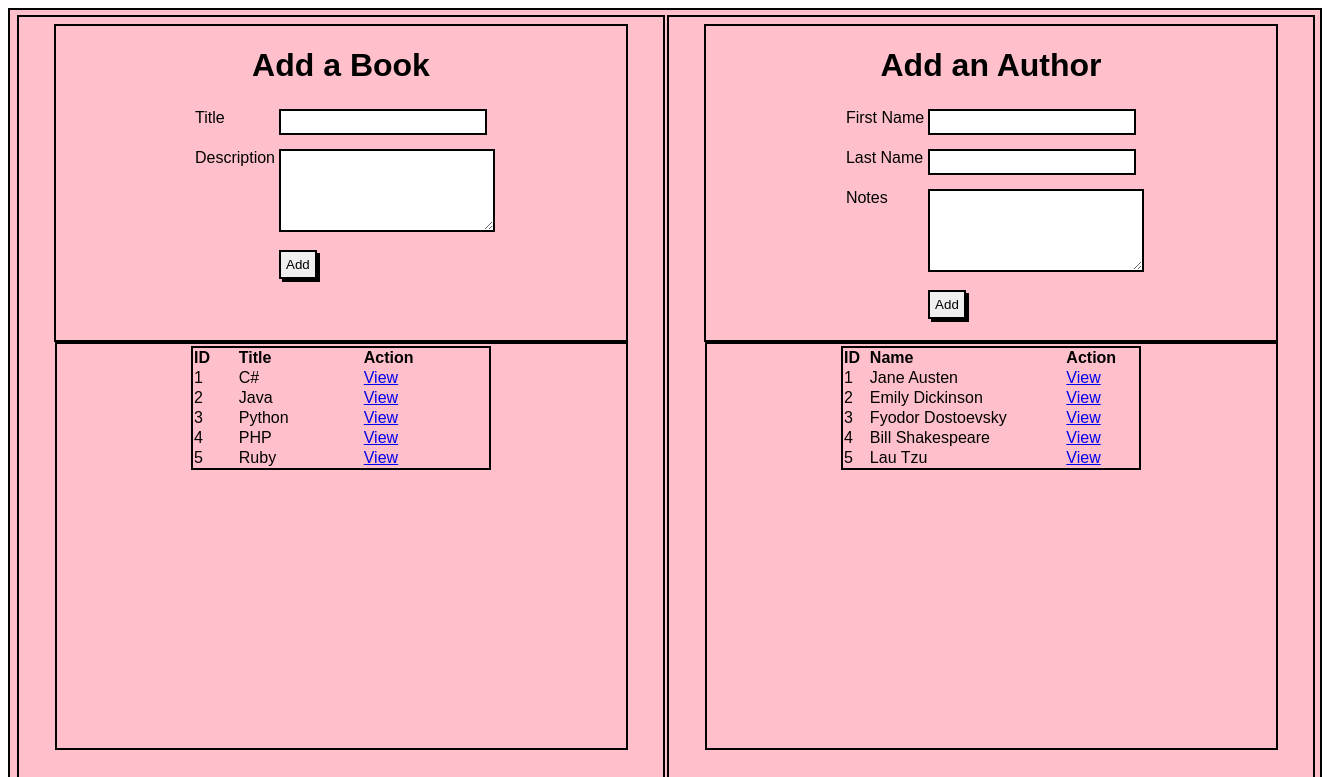
Before: / with the older database file.
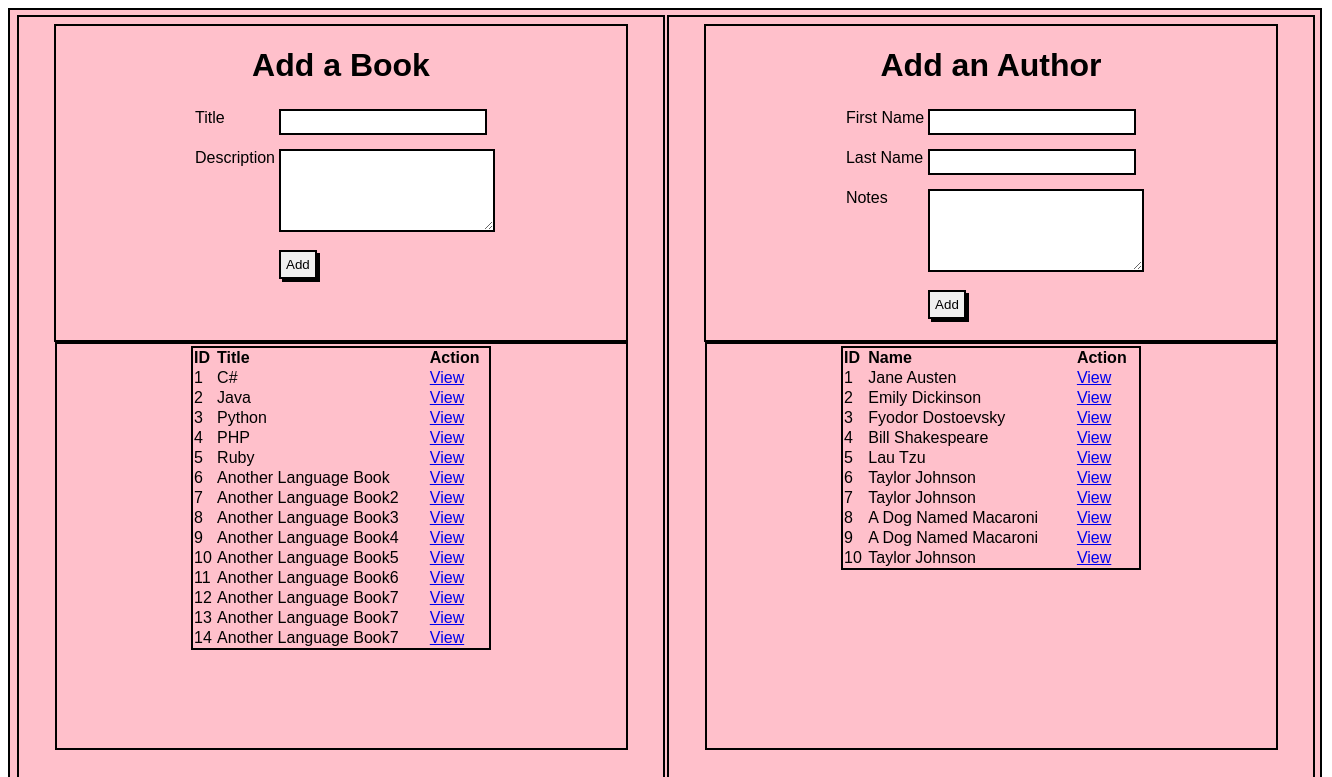
After: the same page with the newer database file.
### main_app/models.py (models this page shows, shortened)
class Book(models.Model):
    title = models.CharField(max_length=255)
    desc = models.TextField()
    created_at = models.DateTimeField(auto_now_add=True)
    updated_at = models.DateTimeField(auto_now=True)

class Author(models.Model):
    first_name = models.CharField(max_length=255)
    last_name = models.CharField(max_length=255)
    books = models.ManyToManyField(Book, related_name='authors', null=True)
    notes = models.TextField(null=True)
    created_at = models.DateTimeField(auto_now_add=True)
    updated_at = models.DateTimeField(auto_now=True)

### main_app/views.py (the view)
# urls.py: path('', views.index),
def index(request):
    all_books = Book.objects.all()
    all_authors = Author.objects.all()
    context = {
        "all_books" : all_books,
        "all_authors" : all_authors
    }
    return render(request, 'index.html', context)

### main_app/templates/index.html (shortened to what this page needs)
<!DOCTYPE html>
<html lang="en">
<head>
    {% load static %}
    <link rel="stylesheet" type="text/css" href="{% static 'style.css' %}">
</head>
<body>
    <div id="container">
        <div class="add">
            <div class='add_form'>
                <h1>Add a Book</h1>
                <form action="create_book" method="post">
                    <table class='form_table'>
                        <tr>
                            <td><label for="title">Title</label></td>
                            <td><input type="text" name="title" id="title"></td>
                        </tr>
                        <tr>
                            <td><label for="desc">Description</label></td>
                            <td><textarea name="desc" id="desc"></textarea></td>
                        </tr>
                        <tr>
                            <td><label for=""></label></td>
                            <td><input type="submit" value="Add" id='add_button'></td>
                        </tr>
                    </table>
                </form>
            </div>
            <div class='results_table_div'>
                <table class='results_table'>
                    <tr>
                        <th>ID</th>
                        <th>Title</th>
                        <th>Action</th>
                    </tr>
                    {% for book in all_books %}
                    <tr>
                        <td>{{book.id}}</td>
                        <td>{{book.title}}</td>
                        <td><a href="books/{{book.id}}">View</a></td>
                    </tr>
                    {% endfor %}
                </table>
            </div>
        </div>
        <div class="add">
            <div class='add_form'>
                <h1>Add an Author</h1>
                <form action="create_author" method="post">
                    <table class='form_table'>
                        <tr>
                            <td><label for="first_name">First Name</label></td>
                            <td><input type="text" name="first_name" id="first_name"></td>
                        </tr>
                        <tr>
                            <td><label for="last_name">Last Name</label></td>
                            <td><input type="text" name="last_name" id="last_name"></td>
                        </tr>
                        <tr>
                            <td><label for="notes">Notes</label></td>
                            <td><textarea name="notes" id="notes"></textarea></td>
                        </tr>
                        <tr>
                            <td><label for=""></label></td>
                            <td><input type="submit" value="Add" id='add_button'></td>
                        </tr>
                    </table>
                </form>
            </div>
            <div class='results_table_div'>
                <table class='results_table'>
                    <tr>
                        <th>ID</th>
                        <th>Name</th>
                        <th>Action</th>
                    </tr>
                    {% for author in all_authors %}
                    <tr>
                        <td>{{author.id}}</td>
                        <td>{{author.first_name}} {{author.last_name}}</td>
                        <td><a href="authors/{{author.id}}">View</a></td>
                    </tr>
                    {% endfor %}
                </table>
            </div>
        </div>
    </div>
</body>
</html>

### main_app/static/style.css (style rules this page uses)
#container { width: 1300px; height: 800px; background-color: pink; border: 2px solid black; font-family: 'Lucida Sans', 'Lucida Sans Regular', 'Lucida Grande', 'Lucida Sans Unicode', Geneva, Verdana, sans-serif; padding: 5px; display: flex; justify-content: center; }
.add { border: 2px solid black; height: 98%; width: 50%; padding: 5px; margin-left: 2px; text-align: center; }
.add_form { border: 2px solid black; height: 40%; width: 90%; margin-top: 2px; display: inline-block; text-align: center; }
.form_table { margin-left: auto; margin-right: auto; }
#add_button { border: 2px solid black; box-shadow: 3px 3px black; padding: 5px; }
#title, #desc, #first_name, #last_name, #notes { margin-bottom: 10px; border: 2px solid black; height: 20px; width: 200px; }
td { vertical-align: top; text-align: left; }
#desc, #notes { height: 75px; width: 100%; overflow: auto; }
.results_table_div { border: 2px solid black; height: 400px; width: 565px; margin-left: auto; margin-right: auto; padding: 2px; overflow: auto; }
.results_table { border: 2px solid black; width: 300px; margin-left: auto; margin-right: auto; text-align: left; border-collapse: collapse; table-layout: auto; }
.results_table tr { width: auto; }

Changed rows visible on the page:
added Book: id "6", title "Another Language Book"
added Book: id "7", title "Another Language Book2"
added Book: id "8", title "Another Language Book3"
added Book: id "9", title "Another Language Book4"
added Book: id "10", title "Another Language Book5"
added Book: id "11", title "Another Language Book6"
added Book: id "12", title "Another Language Book7"
added Book: id "13", title "Another Language Book7"
added Book: id "14", title "Another Language Book7"
added Author: id "6", first_name "Taylor", last_name "Johnson"
added Author: id "7", first_name "Taylor", last_name "Johnson"
added Author: id "8", first_name "A Dog Named", last_name "Macaroni"
added Author: id "9", first_name "A Dog Named", last_name "Macaroni"
added Author: id "10", first_name "Taylor", last_name "Johnson"
